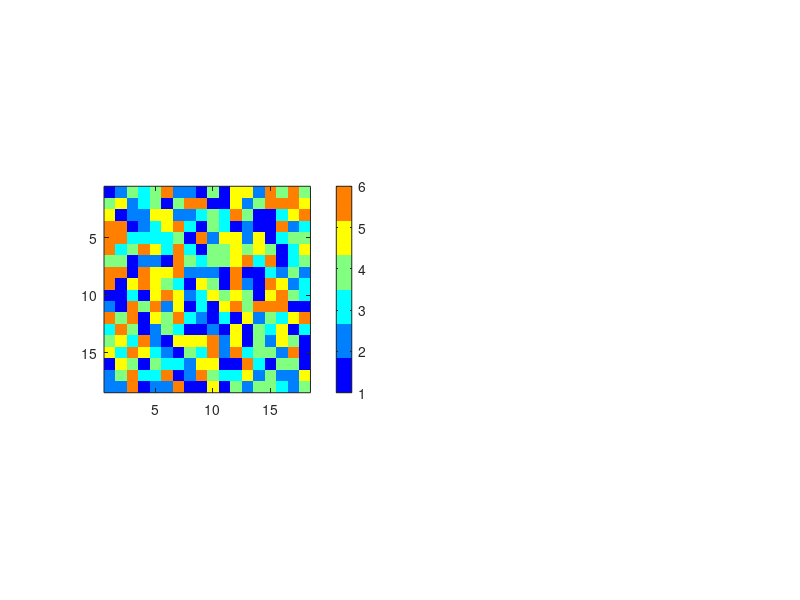

Reproduce this figure in MATLAB. (Note: this script raises an error after producing the figure.)
clear all;

%for big = 1:1:25
%I have 6 states from that email. Lets see what I can do with them. Hmm...
total_states = 6 ;

%Random sizes and times for 1D initialization.
size = 21;
time = 41;

%TYPE AND SIZE DEFINITION
A = randi([1 total_states],size,size,1);

%%
%%%%%%%%%%
%INITIALIZING FOR LAUREN PAPER


%%
A = repmat(A,[1 1 time]);
%imagesc(A(:,:,4))


%B is A for cyclic
B = A;

%
%Now what I am going to do is, I am going to have a ruleset and then when I
%am going to compare the results for graphs that have cycles and graphs
%that do not have cycles! And then I will change the initializations and
%the rulesets to see where that takes us.

%THREE THINGS THAT CAN COMPLETELY DEFINE FATE FOR OUR DETERMINISTIC MODEL:
    %GRAPH
    %RULESET
    %INITIALIZATION
    

    
%%%%%%%%%%%%%%%%%%%%%%%%%%%%%%%%%%%%%%%%%%%%%%%%%%%%%%%%%%%%%%%%%%%%%%%%%%%    
%%%%%%%%%%%%%%%%%%%%%%%%%%%%%%%%%%%%%%%%%%%%%%%%%%%%%%%%%%%%%%%%%%%%%%%%%%%
    
%INITIALIZATION
%Different ways to initialize the cells








%%%%%%%%%%%%%%%%%%%%%%%%%%%%%%%%%%%%%%%%%%%%%%%%%%%%%%%%%%%%%%%%%%%%%%%%%%%
%%%%%%%%%%%%%%%%%%%%%%%%%%%%%%%%%%%%%%%%%%%%%%%%%%%%%%%%%%%%%%%%%%%%%%%%%%%

%RULE
%The ruleset here is the new state when a cell receives a signal
%First line is change in state when you do receive a signal
%Second line is a change in state when you do not receive a signal
rule_original = [ 6 , 0 ;...
         2 , 0 ;...
         3 , 0 ;...
         4 , 0 ;...
         5 , 0 ;...
         1 , 0 ] ;

rule = rule_original(:,1) ;

rule = [ rule rule rule rule rule rule];

%%%%%%%%%%%%%%%%%%%%%%%%%%%%%%%%%%%%%%%%%%%%%%%%%%%%%%%%%%%%%%%%%%%%%%%%%%%
%%%%%%%%%%%%%%%%%%%%%%%%%%%%%%%%%%%%%%%%%%%%%%%%%%%%%%%%%%%%%%%%%%%%%%%%%%%

%GRAPH FOR ACYCLIC - LEBON ET AL
graph = zeros(total_states,total_states);

%The graph from the lauren paper is the following DAG
graph = [ 0 , 0 , 0 , 0 , 0 , 0 ;...
          0 , 0 , 0 , 0 , 0 , 0 ;...
          0 , 0 , 0 , 0 , 0 , 0 ;...
          1 , 1 , 0 , 0 , 0 , 0 ;...
          1 , 1 , 0 , 0 , 0 , 0 ;...
          1 , 1 , 1 , 0 , 1 , 0 ] ;
      

final = rule .* graph ;
  


%%

%A graph with a cycle so we can see a comparision
cycle_graph = [ 0 , 0 , 0 , 0 , 0 , 1 ;...
                0 , 0 , 0 , 0 , 0 , 0 ;...
                0 , 0 , 0 , 0 , 0 , 0 ;...
                1 , 1 , 0 , 0 , 0 , 0 ;...
                1 , 1 , 0 , 0 , 0 , 0 ;...
                0 , 1 , 1 , 0 , 1 , 0 ] ;
      

cycle_final = rule .* cycle_graph ;
  
%cycle_final
%%

        
%%%%%%%%%%%%%%%%%%%%%%%%%%%%%%%%%%%%%%%%%%%%%%%%%%%%%%%%%%%%%%%%%%%%%%%%%%%
%%%%%%%%%%%%%%%%%%%%%%%%%%%%%%%%%%%%%%%%%%%%%%%%%%%%%%%%%%%%%%%%%%%%%%%%%%%



%HOW CAN THERE BE A CYCLIC GRAPH , WHAT ARE THE RULES AND EQUATIONS THAT
%WOULD GIVE US A CYCLIC GRAPH. THINK ABOUT IT.





%%%%%%%%%%%%%%%%%%%%%%%%%%%%%%%%%%%%%%%%%%%%%%%%%%%%%%%%%%%%%%%%%%%%%%%%%%%
%%%%%%%%%%%%%%%%%%%%%%%%%%%%%%%%%%%%%%%%%%%%%%%%%%%%%%%%%%%%%%%%%%%%%%%%%%%
%UPDATION 

for(t= 1:time-1),

%
    for(x=2:size-1)
        for(y=2:size-1)
            
       
            signal=0;
        %%FOR ACYCLIC
            for(i=[-1,0,1])
                for(j=[-1,0,1])
                   
                    if( graph(A(x,y,t),A(x+i,y+j,t)) ~= 0  ) ,
                        signal=1;
                        signal_x = x+i;
                        signal_y = y+j;
                    end
                    
                end
                
            end
            
            %%SIGNAL DECISION 
                    if( signal == 1 ) ,
                        A(x,y,t+1) = final(A(x,y,t) ,A(signal_x,signal_y,t));
              
                    else
                        A(x,y,t+1) = A(x,y,t);

                    end
        
        %%%%%%%%%%%%%%%%%%%%%%%%%%%%%%%%%%%%%%
        signal=0;
        %FOR CYCLIC   
          for(i=[-1,0,1])
                for(j=[-1,0,1])
                   
                     if( cycle_graph(B(x,y,t),B(x+i,y+j,t)) ~= 0  ) ,
                        signal=1;
                        csignal_x = x+i;
                        csignal_y = y+j;

                    end
                    
                end
                
          end
            
          
           %%SIGNAL DECISION 
                    if( signal == 1 ) ,
                        B(x,y,t+1) = cycle_final(B(x,y,t) ,B(csignal_x,csignal_y,t));
              
                    else
                        B(x,y,t+1) = B(x,y,t);

                    end
            
            

        
        end
    end
end
%%



figure

for(rec=1:time)

subplot(121);
%%%PLOT FOR ACYCLIC
h = imagesc(A(2:size-2,2:size-2,rec));
axis square;
caxis([1 6]);
colormap(jet(6));
q = colorbar;
q.Location = 'southoutside';
xlabel(q, 'State Marker');

ylabel('Cell Position');
xlabel('Time Step');
title(strcat('Acyclic | Rule: ',mat2str(rule_original(:,1))))
ax = gca;
ax.YTick = 1.5 : 1 : size -0.5;
ax.XTick = 1.5 : 1 : size -0.5;
ax.YGrid = 'on';
ax.XGrid = 'on';
set(gca,'XTickLabel',[]);
set(gca,'YTickLabel',[]);
%%%


subplot(122);
%%%PLOT FOR CYCLIC
h = imagesc(B(2:size-2,2:size-2,rec));
axis square;
caxis([1 6]);
colormap(jet(6));
q = colorbar;
q.Location = 'southoutside';
%set(q,'YTick',[1,2,3,4,5,6])

%lcolorbar(labels,'fontweight','bold');


xlabel(q, 'State Marker');
ylabel('Cell Position');
xlabel('Time Step');
title(strcat('Cyclic | Rule: ',mat2str(rule_original(:,1))));
ax = gca;
ax.YTick = 1.5 : 1 : size -0.5;
ax.XTick = 1.5 : 1 : size -0.5;
ax.YGrid = 'on';
ax.XGrid = 'on';
set(gca,'XTickLabel',[]);
set(gca,'YTickLabel',[]);
%%%


M(rec) = getframe(gcf);
%close all;
end


%%Save Figure
%savefig(strcat(mat2str(big),mat2str(rule_original(:,1))))
%saveas(gcf,strcat(mat2str(big),mat2str(rule_original(:,1)),'.png'))
%clearvars -except big;
%end

%%
movie2avi(M,strcat(mat2str(rule_original(:,1)),'.avi'))


